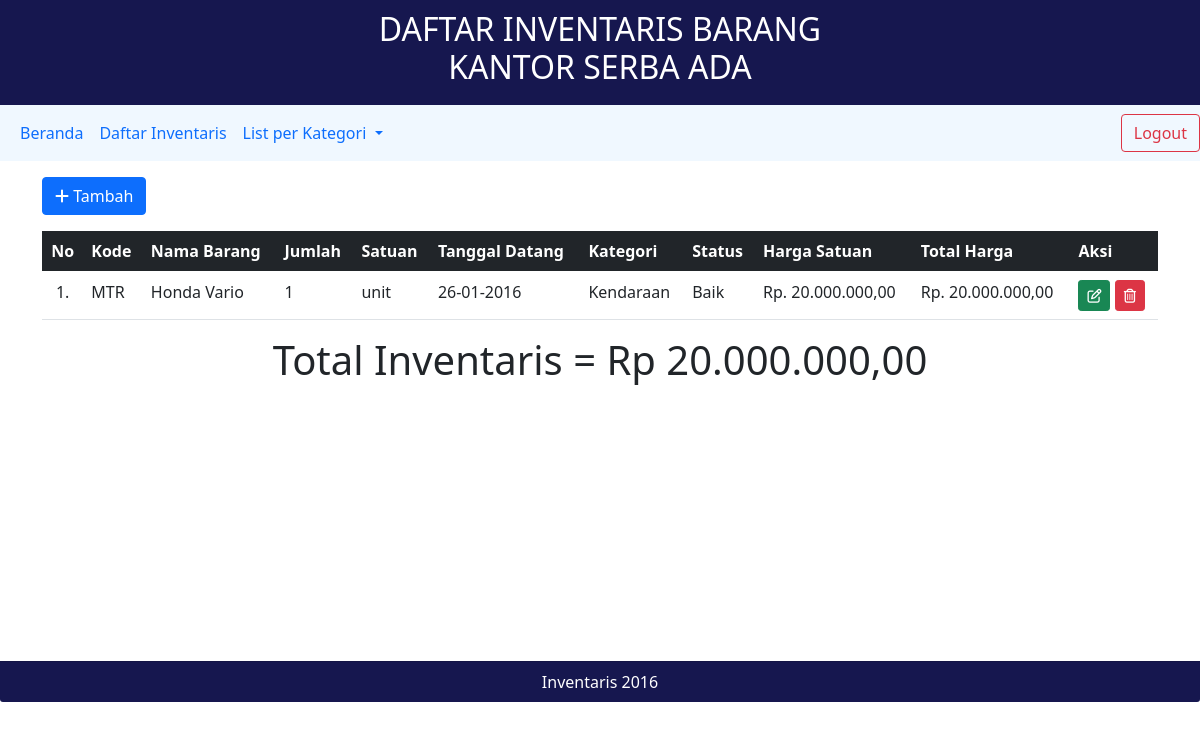
Page /inventaris.php?cari=kendaraan (signed in) on the committed database.
### tables this page shows
CREATE TABLE `inventaris` (
  `kode_barang` varchar(10) NOT NULL,
  `nama_barang` varchar(30) NOT NULL,
  `jumlah` int(11) NOT NULL,
  `satuan` varchar(15) NOT NULL,
  `tgl_datang` date NOT NULL,
  `kategori` varchar(20) NOT NULL,
  `status_barang` varchar(20) NOT NULL,
  `harga` int(20) NOT NULL
);

### inventaris.php (the view, shortened to what this page needs)
<?php
    include "crud.php";
    $urut=1;
    $totalinventaris=0;
?>
<!DOCTYPE html>
<html lang="en">
<head>
  <link href="https://cdn.jsdelivr.net/npm/bootstrap@5.0.0-beta1/dist/css/bootstrap.min.css" rel="stylesheet">
  <link rel="stylesheet" href="style.css">
</head>
<body>
    <div class="header">
        <h2 >DAFTAR INVENTARIS BARANG <br> KANTOR SERBA ADA</h2>
    </div>
    <?php include("header.php") ?>
    <div class="container">
        <a class="btn btn-primary btn-sm-4 mt-3 mb-3" href="tambah.php"><i class="fas fa-plus"></i> Tambah</a>
        <table class="table">
            <thead class="table-dark">
                <th><center>No</center></th>
                <th>Kode</th>
                <th>Nama Barang</th>
                <th>Jumlah</th>
                <th>Satuan</th>
                <th>Tanggal Datang</th>
                <th>Kategori</th>
                <th>Status</th>
                <th>Harga Satuan</th>
                <th>Total Harga</th>
                <th>Aksi</th>
            </thead>
            <?php
            if(isset($_GET['cari'])){
                $cari = $_GET['cari'];
                $query = mysqli_query($koneksi, "SELECT * FROM inventaris WHERE kategori like'%".$cari."%' OR kode_barang like '%".$cari."%'");
            }else{
            $query = mysqli_query($koneksi,"SELECT * FROM inventaris");
            }
            while($data = mysqli_fetch_array($query)) {
            ?>
            <tbody>
                <tr>
                    <td><center><?php echo $urut?>.</center></td>
                    <td><?php echo "$data[kode_barang]"?></td>
                    <td><?php echo "$data[nama_barang]"?></td>
                    <td><?php echo "$data[jumlah]"?></td>
                    <td><?php echo "$data[satuan]"?></td>
                    <td> <?php echo date('d-m-Y', strtotime($data ['tgl_datang'])); ?></td>
                    <td><?php echo "$data[kategori]"?></td>
                    <td><?php echo "$data[status_barang]"?></td>
                    <td><?php echo 'Rp. ' . number_format($data['harga'], 0, ".", "."); ?>,00</td>
                    <td><?php $totalharga = $data['harga'] * $data['jumlah']; echo 'Rp. ' . number_format($totalharga, 0, ".", "."); ?>,00</td>
                    <td>
                        <a href="ubah.php?ubah=<?php echo "$data[kode_barang]"?>" class="btn btn-success btn-sm"><i class="far fa-edit"></i></a>
                        <a href="hapus.php?hapus=<?php echo "$data[kode_barang]"?>" class="btn btn-danger btn-sm"><i class="far fa-trash-alt"></i></a>
                    </td>
                    <?php
                    $urut++;
                    $totalinventaris = $totalinventaris+$totalharga;
                    ?>
                </tr>
            </tbody>
            <?php } ?>
        </table>
        <?php function rupiah($angka){
	    $hasil_rupiah = "Rp " . number_format($angka,2,',','.');
	    return $hasil_rupiah;
        }
        ?>
        <h1><center>Total Inventaris = <?php echo rupiah($totalinventaris);?></center></h1>
    </div>
    <div class="card-footer text-white">
    Inventaris 2016
    </div>
</body>

### style.css (style rules this page uses)
.header { width: 100%; height: 100%; display: block; background-color: #16174f; padding: 10px 20px; text-align: center; color: white; }
.container { width: 100%; height: 500px; background-color: white; align-items: center; }
.card-footer { text-align: center; background-color: #16174f; }

### rows in the picture
inventaris: kode_barang "MTR", nama_barang "Honda Vario", jumlah "1", satuan "unit", tgl_datang "26-01-2016", kategori "Kendaraan", status_barang "Baik", harga "20.000.000", totalharga "20.000.000"

### other values in the picture
rupiah($totalinventaris) "Rp 20.000.000,00"
